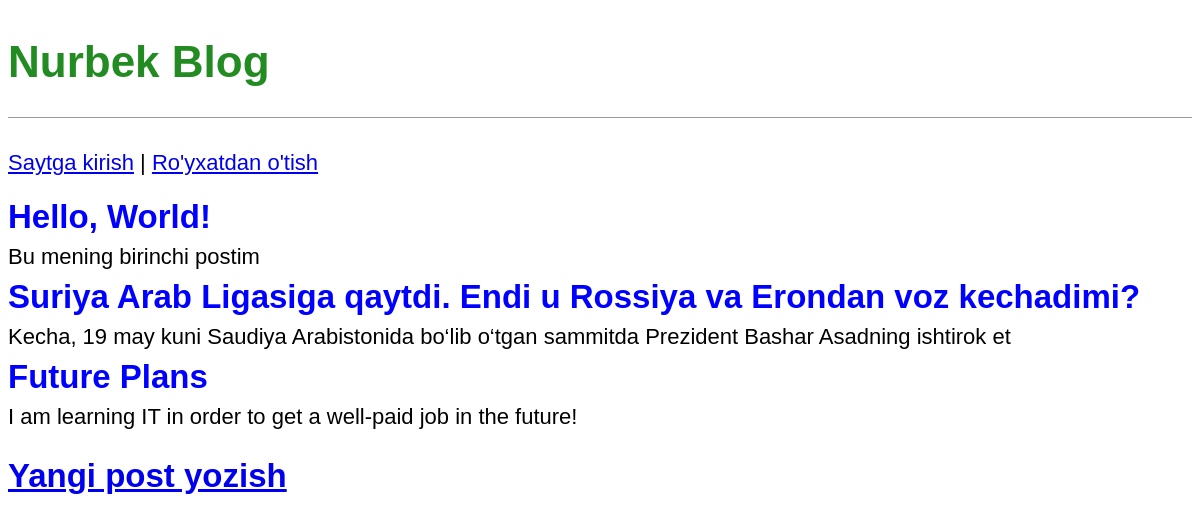
The page / on the database its author committed.
### blog/models.py (models this page shows, shortened)
class Post(models.Model):
    title = models.CharField(max_length=200)
    author = models.ForeignKey(
        'auth.User',
        on_delete=models.CASCADE
    )
    body = models.TextField()

### blog/views.py (the view)
# urls.py: path('', BlogListView.as_view(), name='home'),
class BlogListView(ListView):
    model = Post
    template_name = 'home.html'

### templates/home.html
{% extends 'base.html' %}
{% block content %}
    {% for post in object_list %}
        <div class="post-entry">
            <h2><a href="{% url 'post_detail' post.pk %}">{{ post.title }}</a></h2>
            <p>{{ post.body | slice:":100" }}</p>
        </div>
    {% endfor %}
{% endblock content %}

### templates/base.html (shortened to what this page needs)
{% load static %}
<!DOCTYPE html>
<html lang="en">
<head>
    <link rel="stylesheet" href="{% static 'css/base.css' %}">
</head>
<body>
    <header>
        <h1><a href="{% url 'home' %}">Nurbek Blog</a></h1>
    </header>
    {% if user.is_authenticated %}
        <p>Xush kelibsiz, {{ user.username }}!</p>
        <p><a href="{% url 'logout' %}">Chiqib ketish</a></p>
    {% else %}
        <p>
            <a href="{% url 'login' %}">Saytga kirish</a> |
            <a href="{% url 'signup' %}">Ro'yxatdan o'tish</a>
        </p>
    {% endif %}
    <div>
        {% block content %}
        {% endblock content %}
    </div>
    <footer>
        <h2><a href="{% url 'post_new' %}">Yangi post yozish</a></h2>
    </footer>
</body>
</html>

### static/css/base.css (style rules this page uses)
header { border-bottom: 1px solid #999; margin-bottom: 2rem; display: flex; }
body { font-family: 'Noto Sans JP', sans-serif; font-size: 22px; }
header h1 a { color: ForestGreen; text-decoration: none; }
.post-entry h2 { margin: 0.5rem 0; }
.post-entry h2 a, .post-entry h2 a:visited { color: blue; text-decoration: none; }
.post-entry p { margin: 0; font-weight: 400; }

### rows shown on the page
Post: title "Hello, World!", body "Bu mening birinchi postim"
Post: title "Suriya Arab Ligasiga qaytdi. Endi u Rossiya va Erondan voz kechadimi?", body "Kecha, 19 may kuni Saudiya Arabistonida bo‘lib o‘tgan sammitda Prezident Bashar Asadning ishtirok et"
Post: title "Future Plans", body "I am learning IT in order to get a well-paid job in the future!"
